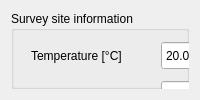
          <widget class="QWidget" name="tab_2">
           <attribute name="title">
            <string>Survey Parameters</string>
           </attribute>
           <layout class="QGridLayout" name="gridLayout_2">
            <item row="0" column="1">
             <widget class="QGroupBox" name="groupBox">
              <property name="title">
               <string>Survey site information</string>
              </property>
              <widget class="QLabel" name="label_34">
               <property name="geometry">
                <rect>
                 <x>20</x>
                 <y>37</y>
                 <width>121</width>
                 <height>16</height>
                </rect>
               </property>
               <property name="text">
                <string>Temperature [°C]</string>
               </property>
              </widget>
              <widget class="QLabel" name="label_33">
               <property name="geometry">
                <rect>
                 <x>20</x>
                 <y>79</y>
                 <width>81</width>
                 <height>16</height>
                </rect>
               </property>
               <property name="text">
                <string>Survey date</string>
               </property>
              </widget>
              <widget class="QLabel" name="label_36">
               <property name="geometry">
                <rect>
                 <x>10</x>
                 <y>190</y>
                 <width>61</width>
                 <height>16</height>
                </rect>
               </property>
               <property name="text">
                <string>Location</string>
               </property>
              </widget>
              <widget class="QLineEdit" name="locEdit">
               <property name="geometry">
                <rect>
                 <x>10</x>
                 <y>210</y>
                 <width>441</width>
                 <height>51</height>
                </rect>
               </property>
              </widget>
              <widget class="Line" name="line">
               <property name="geometry">
                <rect>
                 <x>20</x>
                 <y>160</y>
                 <width>371</width>
                 <height>16</height>
                </rect>
               </property>
               <property name="orientation">
                <enum>Qt::Horizontal</enum>
               </property>
              </widget>
              <widget class="QLabel" name="label_52">
               <property name="geometry">
                <rect>
                 <x>0</x>
                 <y>260</y>
                 <width>191</width>
                 <height>31</height>
                </rect>
               </property>
               <property name="text">
                <string>&lt;html&gt;&lt;head/&gt;&lt;body&gt;&lt;p&gt;Comments and field notes&lt;/p&gt;&lt;/body&gt;&lt;/html&gt;</string>
               </property>
              </widget>
              <widget class="QTextBrowser" name="txtComments">
               <property name="geometry">
                <rect>
                 <x>10</x>
                 <y>300</y>
                 <width>441</width>
                 <height>221</height>
                </rect>
               </property>
               <property name="readOnly">
                <bool>false</bool>
               </property>
              </widget>
              <widget class="QTimeEdit" name="timeEdit">
               <property name="geometry">
                <rect>
                 <x>150</x>
                 <y>110</y>
                 <width>118</width>
                 <height>29</height>
                </rect>
               </property>
               <property name="calendarPopup">
                <bool>true</bool>
               </property>
              </widget>
              <widget class="QDateEdit" name="dateEdit">
               <property name="geometry">
                <rect>
                 <x>150</x>
                 <y>70</y>
                 <width>112</width>
                 <height>29</height>
                </rect>
               </property>
               <property name="calendarPopup">
                <bool>true</bool>
               </property>
              </widget>
              <widget class="QLabel" name="label_50">
               <property name="geometry">
                <rect>
                 <x>24</x>
                 <y>117</y>
                 <width>81</width>
                 <height>16</height>
                </rect>
               </property>
               <property name="text">
                <string>Survey time</string>
               </property>
              </widget>
              <widget class="QDoubleSpinBox" name="tempSpinBox">
               <property name="geometry">
                <rect>
                 <x>150</x>
                 <y>30</y>
                 <width>111</width>
                 <height>29</height>
                </rect>
               </property>
               <property name="value">
                <double>20.000000000000000</double>
               </property>
              </widget>
              <widget class="QTableWidget" name="loopTableWidget">
               <property name="geometry">
                <rect>
                 <x>10</x>
                 <y>560</y>
                 <width>641</width>
                 <height>291</height>
                </rect>
               </property>
               <property name="toolTip">
                <string>&lt;html&gt;&lt;head/&gt;&lt;body&gt;&lt;p&gt;This table is used to enter coil geometries the format is as follows: each row specifies a single point on a coil. The first column is the coil index (using the GMR channel is useful), the next three colums specify the point in Northing, Easting, and Elevation. These can either be local coordinates or global ones. The final column specifies the loop radius if it is a circle or figure 8, for non circular or figure 8 loops leave this column blank. For figure-8 loops the coils do not need to be touching (see Irons and Kass, 2017). If a given index has 1 row it will be a circular loop, two rows will be a figure 8, and more than that will be a polygonal representation of the points, linearlly interpolated between them. &lt;/p&gt;&lt;/body&gt;&lt;/html&gt;</string>
               </property>
              </widget>
              <widget class="QLabel" name="label_54">
               <property name="geometry">
                <rect>
                 <x>10</x>
                 <y>540</y>
                 <width>91</width>
                 <height>16</height>
                </rect>
               </property>
               <property name="text">
                <string>Surface loops</string>
               </property>
              </widget>
              <widget class="MyDynamicMplCanvas" name="mplwidget_3" native="true">
               <property name="geometry">
                <rect>
                 <x>460</x>
                 <y>0</y>
                 <width>500</width>
                 <height>500</height>
                </rect>
               </property>
               <property name="sizePolicy">
                <sizepolicy hsizetype="Fixed" vsizetype="Fixed">
                 <horstretch>0</horstretch>
                 <verstretch>0</verstretch>
                </sizepolicy>
               </property>
               <property name="minimumSize">
                <size>
                 <width>500</width>
                 <height>500</height>
                </size>
               </property>
              </widget>
              <widget class="QDoubleSpinBox" name="intensitySpinBox">
               <property name="geometry">
                <rect>
                 <x>790</x>
                 <y>675</y>
                 <width>101</width>
                 <height>31</height>
                </rect>
               </property>
               <property name="decimals">
                <number>1</number>
               </property>
               <property name="maximum">
                <double>80000.000000000000000</double>
               </property>
               <property name="value">
                <double>50000.000000000000000</double>
               </property>
              </widget>
              <widget class="QLabel" name="label_38">
               <property name="geometry">
                <rect>
                 <x>670</x>
                 <y>640</y>
                 <width>111</width>
                 <height>20</height>
                </rect>
               </property>
               <property name="text">
                <string>B Declination [°] </string>
               </property>
              </widget>
              <widget class="QLabel" name="label_37">
               <property name="geometry">
                <rect>
                 <x>670</x>
                 <y>600</y>
                 <width>111</width>
                 <height>20</height>
                </rect>
               </property>
               <property name="text">
                <string>B Inclination [°]</string>
               </property>
              </widget>
              <widget class="QDoubleSpinBox" name="decSpinBox">
               <property name="geometry">
                <rect>
                 <x>790</x>
                 <y>635</y>
                 <width>101</width>
                 <height>31</height>
                </rect>
               </property>
               <property name="decimals">
                <number>1</number>
               </property>
               <property name="minimum">
                <double>-90.000000000000000</double>
               </property>
               <property name="maximum">
                <double>90.000000000000000</double>
               </property>
               <property name="value">
                <double>0.000000000000000</double>
               </property>
              </widget>
              <widget class="QDoubleSpinBox" name="incSpinBox">
               <property name="geometry">
                <rect>
                 <x>790</x>
                 <y>595</y>
                 <width>101</width>
                 <height>31</height>
                </rect>
               </property>
               <property name="decimals">
                <number>1</number>
               </property>
               <property name="minimum">
                <double>-90.000000000000000</double>
               </property>
               <property name="maximum">
                <double>90.000000000000000</double>
               </property>
               <property name="value">
                <double>45.000000000000000</double>
               </property>
              </widget>
              <widget class="QLabel" name="label_51">
               <property name="geometry">
                <rect>
                 <x>670</x>
                 <y>680</y>
                 <width>111</width>
                 <height>20</height>
                </rect>
               </property>
               <property name="text">
                <string>B Intensity [nT]</string>
               </property>
              </widget>
              <widget class="QLabel" name="label_57">
               <property name="geometry">
                <rect>
                 <x>670</x>
                 <y>560</y>
                 <width>121</width>
                 <height>16</height>
                </rect>
               </property>
               <property name="text">
                <string>Magnetic field</string>
               </property>
              </widget>
              <widget class="Line" name="line_3">
               <property name="geometry">
                <rect>
                 <x>670</x>
                 <y>540</y>
                 <width>251</width>
                 <height>20</height>
                </rect>
               </property>
               <property name="orientation">
                <enum>Qt::Horizontal</enum>
               </property>
              </widget>
             </widget>
            </item>
           </layout>
          </widget>
